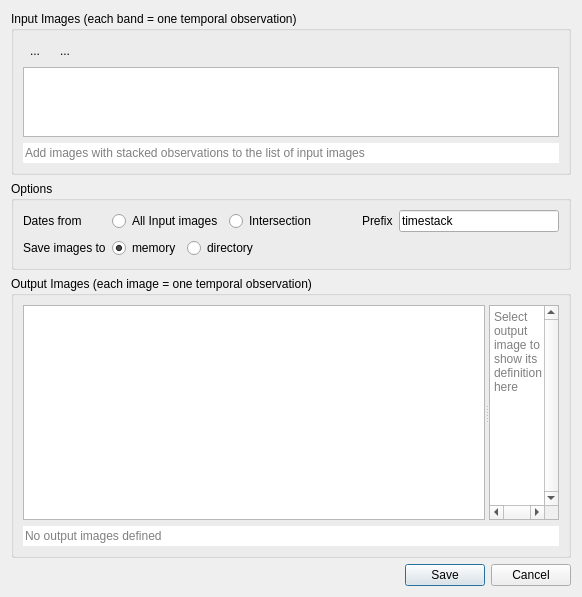
<?xml version="1.0" encoding="UTF-8"?>
<ui version="4.0">
 <class>Dialog</class>
 <widget class="QDialog" name="Dialog">
  <property name="geometry">
   <rect>
    <x>0</x>
    <y>0</y>
    <width>582</width>
    <height>597</height>
   </rect>
  </property>
  <property name="windowTitle">
   <string>Dialog</string>
  </property>
  <layout class="QVBoxLayout" name="verticalLayout">
   <item>
    <widget class="QgsCollapsibleGroupBox" name="gbInputStacks">
     <property name="sizePolicy">
      <sizepolicy hsizetype="Preferred" vsizetype="Preferred">
       <horstretch>0</horstretch>
       <verstretch>1</verstretch>
      </sizepolicy>
     </property>
     <property name="minimumSize">
      <size>
       <width>0</width>
       <height>0</height>
      </size>
     </property>
     <property name="title">
      <string>Input Images (each band = one temporal observation)</string>
     </property>
     <property name="collapsed" stdset="0">
      <bool>false</bool>
     </property>
     <layout class="QVBoxLayout" name="verticalLayout_4">
      <item>
       <layout class="QHBoxLayout" name="horizontalLayout">
        <property name="topMargin">
         <number>0</number>
        </property>
        <item>
         <widget class="QToolButton" name="btnAddSourceStack">
          <property name="text">
           <string>...</string>
          </property>
          <property name="autoRaise">
           <bool>true</bool>
          </property>
         </widget>
        </item>
        <item>
         <widget class="QToolButton" name="btnRemoveSourceStack">
          <property name="text">
           <string>...</string>
          </property>
          <property name="autoRaise">
           <bool>true</bool>
          </property>
         </widget>
        </item>
        <item>
         <spacer name="horizontalSpacer_2">
          <property name="orientation">
           <enum>Qt::Horizontal</enum>
          </property>
          <property name="sizeHint" stdset="0">
           <size>
            <width>40</width>
            <height>20</height>
           </size>
          </property>
         </spacer>
        </item>
       </layout>
      </item>
      <item>
       <widget class="QTableView" name="tableViewSourceStacks"/>
      </item>
      <item>
       <widget class="QLineEdit" name="tbInfoInputImages">
        <property name="autoFillBackground">
         <bool>false</bool>
        </property>
        <property name="text">
         <string/>
        </property>
        <property name="frame">
         <bool>false</bool>
        </property>
        <property name="readOnly">
         <bool>true</bool>
        </property>
        <property name="placeholderText">
         <string>Add images with stacked observations to the list of input images</string>
        </property>
       </widget>
      </item>
     </layout>
    </widget>
   </item>
   <item>
    <widget class="QGroupBox" name="groupBox">
     <property name="sizePolicy">
      <sizepolicy hsizetype="Preferred" vsizetype="Preferred">
       <horstretch>0</horstretch>
       <verstretch>0</verstretch>
      </sizepolicy>
     </property>
     <property name="minimumSize">
      <size>
       <width>0</width>
       <height>50</height>
      </size>
     </property>
     <property name="title">
      <string>Options</string>
     </property>
     <layout class="QGridLayout" name="gridLayout">
      <item row="0" column="0" rowspan="2">
       <widget class="QLabel" name="label">
        <property name="text">
         <string>Dates from</string>
        </property>
       </widget>
      </item>
      <item row="0" column="4" rowspan="2">
       <widget class="QLineEdit" name="tbFilePrefix">
        <property name="text">
         <string>timestack</string>
        </property>
       </widget>
      </item>
      <item row="0" column="1" rowspan="2" colspan="2">
       <layout class="QHBoxLayout" name="horizontalLayout_2">
        <item>
         <widget class="QRadioButton" name="radioButton_4">
          <property name="text">
           <string>All Input images</string>
          </property>
         </widget>
        </item>
        <item>
         <widget class="QRadioButton" name="radioButton_3">
          <property name="text">
           <string>Intersection</string>
          </property>
         </widget>
        </item>
        <item>
         <spacer name="horizontalSpacer_4">
          <property name="orientation">
           <enum>Qt::Horizontal</enum>
          </property>
          <property name="sizeHint" stdset="0">
           <size>
            <width>40</width>
            <height>20</height>
           </size>
          </property>
         </spacer>
        </item>
       </layout>
      </item>
      <item row="0" column="3" rowspan="2">
       <widget class="QLabel" name="label_6">
        <property name="text">
         <string>Prefix</string>
        </property>
       </widget>
      </item>
      <item row="2" column="1" colspan="2">
       <layout class="QHBoxLayout" name="horizontalLayout_4">
        <property name="topMargin">
         <number>0</number>
        </property>
        <item>
         <widget class="QRadioButton" name="radioButton_2">
          <property name="text">
           <string>memory</string>
          </property>
          <property name="checked">
           <bool>true</bool>
          </property>
         </widget>
        </item>
        <item>
         <widget class="QRadioButton" name="radioButton">
          <property name="text">
           <string>directory</string>
          </property>
         </widget>
        </item>
        <item>
         <widget class="QgsFileWidget" name="fileWidgetOutputdir" native="true">
          <property name="dialogTitle" stdset="0">
           <string>Select output directory</string>
          </property>
         </widget>
        </item>
        <item>
         <spacer name="horizontalSpacer_3">
          <property name="orientation">
           <enum>Qt::Horizontal</enum>
          </property>
          <property name="sizeHint" stdset="0">
           <size>
            <width>40</width>
            <height>20</height>
           </size>
          </property>
         </spacer>
        </item>
       </layout>
      </item>
      <item row="2" column="0">
       <widget class="QLabel" name="label_5">
        <property name="text">
         <string>Save images to</string>
        </property>
       </widget>
      </item>
     </layout>
    </widget>
   </item>
   <item>
    <widget class="QgsCollapsibleGroupBox" name="gbOutputImages">
     <property name="sizePolicy">
      <sizepolicy hsizetype="Preferred" vsizetype="Preferred">
       <horstretch>0</horstretch>
       <verstretch>3</verstretch>
      </sizepolicy>
     </property>
     <property name="title">
      <string>Output Images (each image = one temporal observation)</string>
     </property>
     <property name="collapsed" stdset="0">
      <bool>false</bool>
     </property>
     <layout class="QVBoxLayout" name="verticalLayout_3">
      <item>
       <widget class="QSplitter" name="splitter">
        <property name="sizePolicy">
         <sizepolicy hsizetype="Expanding" vsizetype="Preferred">
          <horstretch>1</horstretch>
          <verstretch>0</verstretch>
         </sizepolicy>
        </property>
        <property name="orientation">
         <enum>Qt::Horizontal</enum>
        </property>
        <widget class="QTableView" name="tableViewOutputImages">
         <property name="sizePolicy">
          <sizepolicy hsizetype="Expanding" vsizetype="Expanding">
           <horstretch>3</horstretch>
           <verstretch>0</verstretch>
          </sizepolicy>
         </property>
        </widget>
        <widget class="QPlainTextEdit" name="tbXMLPreview">
         <property name="sizePolicy">
          <sizepolicy hsizetype="Expanding" vsizetype="Expanding">
           <horstretch>1</horstretch>
           <verstretch>0</verstretch>
          </sizepolicy>
         </property>
         <property name="verticalScrollBarPolicy">
          <enum>Qt::ScrollBarAlwaysOn</enum>
         </property>
         <property name="horizontalScrollBarPolicy">
          <enum>Qt::ScrollBarAlwaysOn</enum>
         </property>
         <property name="sizeAdjustPolicy">
          <enum>QAbstractScrollArea::AdjustToContents</enum>
         </property>
         <property name="placeholderText">
          <string>Select output image to show its definition here</string>
         </property>
        </widget>
       </widget>
      </item>
      <item>
       <widget class="QLineEdit" name="tbInfoOutputImages">
        <property name="autoFillBackground">
         <bool>false</bool>
        </property>
        <property name="text">
         <string/>
        </property>
        <property name="frame">
         <bool>false</bool>
        </property>
        <property name="readOnly">
         <bool>true</bool>
        </property>
        <property name="placeholderText">
         <string>No output images defined</string>
        </property>
       </widget>
      </item>
     </layout>
    </widget>
   </item>
   <item>
    <spacer name="verticalSpacer">
     <property name="orientation">
      <enum>Qt::Vertical</enum>
     </property>
     <property name="sizeHint" stdset="0">
      <size>
       <width>0</width>
       <height>0</height>
      </size>
     </property>
    </spacer>
   </item>
   <item>
    <widget class="QDialogButtonBox" name="buttonBox">
     <property name="orientation">
      <enum>Qt::Horizontal</enum>
     </property>
     <property name="standardButtons">
      <set>QDialogButtonBox::Cancel|QDialogButtonBox::Save</set>
     </property>
    </widget>
   </item>
  </layout>
  <action name="actionAddSourceStack">
   <property name="icon">
    <iconset resource="resources.qrc">
     <normaloff>:/timeseriesviewer/icons/mActionAddRasterLayer.svg</normaloff>:/timeseriesviewer/icons/mActionAddRasterLayer.svg</iconset>
   </property>
   <property name="text">
    <string>AddSourceStack</string>
   </property>
  </action>
  <action name="actionRemoveSourceStack">
   <property name="icon">
    <iconset resource="resources.qrc">
     <normaloff>:/timeseriesviewer/icons/mActionRemoveTSD.svg</normaloff>:/timeseriesviewer/icons/mActionRemoveTSD.svg</iconset>
   </property>
   <property name="text">
    <string>removeSourceStack</string>
   </property>
  </action>
 </widget>
 <customwidgets>
  <customwidget>
   <class>QgsCollapsibleGroupBox</class>
   <extends>QGroupBox</extends>
   <header>qgscollapsiblegroupbox.h</header>
   <container>1</container>
  </customwidget>
  <customwidget>
   <class>QgsFileWidget</class>
   <extends>QWidget</extends>
   <header>qgsfilewidget.h</header>
  </customwidget>
 </customwidgets>
 <resources>
  <include location="resources.qrc"/>
 </resources>
 <connections>
  <connection>
   <sender>buttonBox</sender>
   <signal>accepted()</signal>
   <receiver>Dialog</receiver>
   <slot>accept()</slot>
   <hints>
    <hint type="sourcelabel">
     <x>227</x>
     <y>677</y>
    </hint>
    <hint type="destinationlabel">
     <x>157</x>
     <y>274</y>
    </hint>
   </hints>
  </connection>
  <connection>
   <sender>buttonBox</sender>
   <signal>rejected()</signal>
   <receiver>Dialog</receiver>
   <slot>reject()</slot>
   <hints>
    <hint type="sourcelabel">
     <x>295</x>
     <y>683</y>
    </hint>
    <hint type="destinationlabel">
     <x>286</x>
     <y>274</y>
    </hint>
   </hints>
  </connection>
  <connection>
   <sender>radioButton</sender>
   <signal>toggled(bool)</signal>
   <receiver>fileWidgetOutputdir</receiver>
   <slot>setEnabled(bool)</slot>
   <hints>
    <hint type="sourcelabel">
     <x>51</x>
     <y>634</y>
    </hint>
    <hint type="destinationlabel">
     <x>137</x>
     <y>635</y>
    </hint>
   </hints>
  </connection>
 </connections>
</ui>
